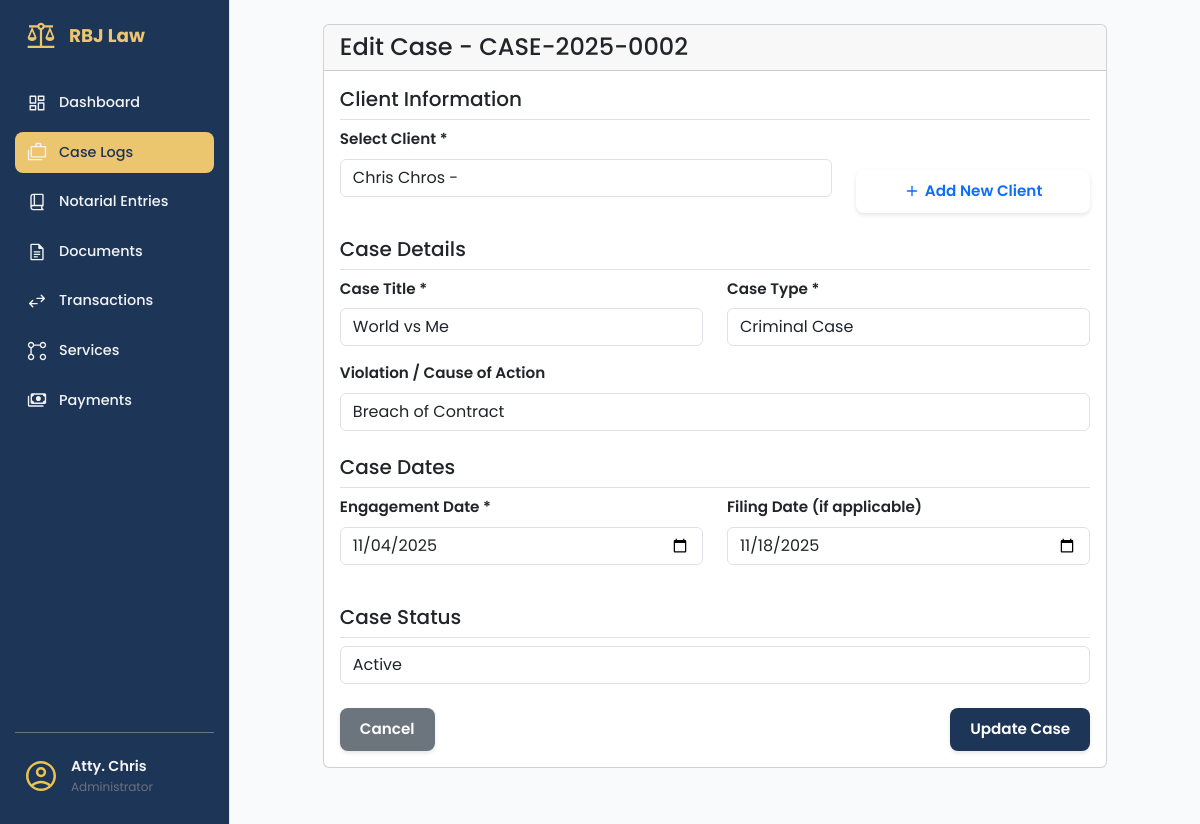
The page /cases/2/edit (signed in) on the database as committed earlier.
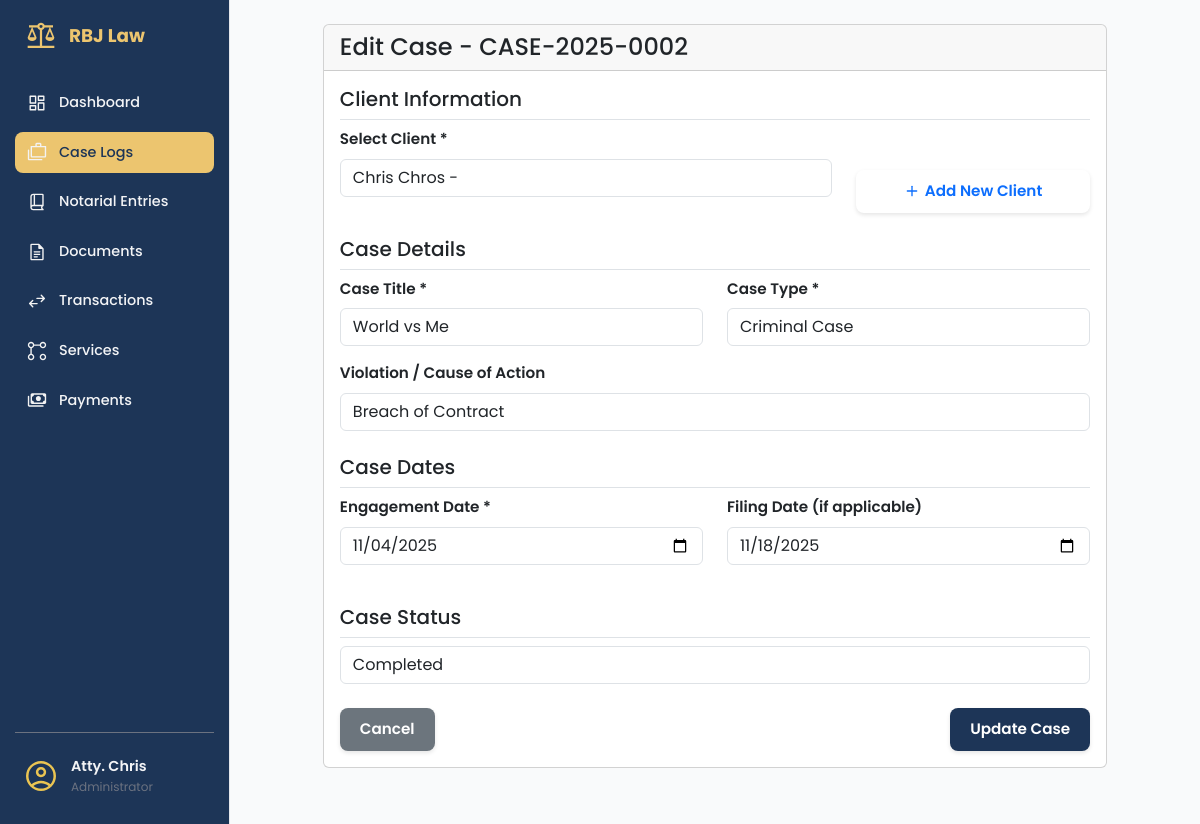
The same page on the database as committed later.
### app/models/case_mdl.py (models this page shows, shortened)
class Case(db.Model):
    __tablename__ = 'cases'
    id = db.Column(db.Integer, primary_key=True)
    case_number = db.Column(db.String(100), unique=True, nullable=False)
    title = db.Column(db.String(255), nullable=False)
    case_type = db.Column(db.String(100), nullable=False)
    violation = db.Column(db.String(255), nullable=True)
    status = db.Column(db.String(50), default='active', nullable=False)
    engagement_date = db.Column(db.Date, nullable=False)
    filing_date = db.Column(db.Date, nullable=True)
    client_id = db.Column(db.Integer, db.ForeignKey('clients.id'), nullable=False)
    assigned_attorney_id = db.Column(db.Integer, db.ForeignKey('users.id'), nullable=True)
    created_at = db.Column(db.DateTime, default=datetime.utcnow)
    updated_at = db.Column(db.DateTime, default=datetime.utcnow, onupdate=datetime.utcnow)
    client = db.relationship('Client', backref='cases', lazy=True)
    assigned_attorney = db.relationship('User', backref='assigned_cases', lazy=True)

### app/models/client_mdl.py (models this page shows, shortened)
class Client(db.Model):
    __tablename__ = 'clients'
    id = db.Column(db.Integer, primary_key=True)
    client_first_name = db.Column(db.String(100), nullable=False)
    client_last_name = db.Column(db.String(100), nullable=False)
    client_address = db.Column(db.String(255), nullable=False)
    client_email = db.Column(db.String(120), nullable=False, unique=True)
    client_phone = db.Column(db.String(50))
    client_role = db.Column(db.String(50))
    notes = db.Column(db.Text)
    transaction_items = db.relationship('TransactionItem', backref='client', lazy=True)
    @property
    def full_name(self):
        return f"{self.client_first_name} {self.client_last_name}"

### app/routes/case_routes.py (the view, shortened to what this page needs)
@case_bp.route('/<int:case_id>/edit', methods=['GET', 'POST'])
@login_required
def edit_case(case_id):
    case = CaseService.get_case_by_id(case_id)
    if not case:
        flash('Case not found!', 'error')
        return redirect(url_for('case.list_cases'))
    if request.method == 'GET':
        clients = get_all_clients()
        return render_template('cases/edit_case.html',
                             case=case,
                             clients=clients)

### app/services/case_service.py (called while the page is built)
    @staticmethod
    def get_case_by_id(case_id):
        from app.models.case_mdl import Case
        return Case.query.get(case_id)

### app/services/client_service.py (called while the page is built)
def get_all_clients():
    return Client.query.all()

### app/templates/cases/edit_case.html (shortened to what the changed rows need)
{% extends "base.html" %}
{% block content %}
<div class="container mt-4">
    <div class="row justify-content-center">
        <div class="col-md-10">
            <div class="card">
                <div class="card-header">
                    <h4 class="mb-0">Edit Case - {{ case.case_number }}</h4>
                </div>
                <div class="card-body">
                    <form method="POST" action="{{ url_for('case.edit_case', case_id=case.id) }}">
                        <div class="mb-4">
                            <div class="row">
                                <div class="col-md-8">
                                    <div class="mb-3">
                                        <label for="client_id" class="form-label">Select Client *</label>
                                        <select class="form-control" id="client_id" name="client_id" required>
                                            {% for client in clients %}
                                            <option value="{{ client.id }}" {% if client.id==case.client_id %}selected{%
                                                endif %}>
                                                {{ client.full_name }} - {{ client.email }}
                                            </option>
                                            {% endfor %}
                                        </select>
                                    </div>
                                </div>
                            </div>
                        </div>
                        <div class="mb-4">
                            <div class="row">
                                <div class="col-md-6">
                                    <div class="mb-3">
                                        <label for="title" class="form-label">Case Title *</label>
                                        <input type="text" class="form-control" id="title" name="title" required
                                            value="{{ case.title }}"
                                            placeholder="e.g., Smith vs. Johnson Contract Dispute">
                                    </div>
                                </div>
                                <div class="col-md-6">
                                    <div class="mb-3">
                                        <label for="case_type" class="form-label">Case Type *</label>
                                        <select class="form-control" id="case_type" name="case_type" required>
                                            <option value="criminal" {% if case.case_type=='criminal' %}selected{% endif
                                                %}>Criminal Case</option>
                                        </select>
                                    </div>
                                </div>
                            </div>
                            <div class="mb-3">
                                <label for="violation" class="form-label">Violation / Cause of Action</label>
                                <input type="text" class="form-control" id="violation" name="violation"
                                    value="{{ case.violation or '' }}"
                                    placeholder="e.g., Breach of Contract, Theft, etc.">
                            </div>
                        </div>
                        <div class="mb-4">
                            <div class="row">
                                <div class="col-md-6">
                                    <div class="mb-3">
                                        <label for="engagement_date" class="form-label">Engagement Date *</label>
                                        <input type="date" class="form-control" id="engagement_date"
                                            name="engagement_date" required
                                            value="{{ case.engagement_date.strftime('%Y-%m-%d') }}">
                                    </div>
                                </div>
                                <div class="col-md-6">
                                    <div class="mb-3">
                                        <label for="filing_date" class="form-label">Filing Date (if applicable)</label>
                                        <input type="date" class="form-control" id="filing_date" name="filing_date"
                                            value="{% if case.filing_date %}{{ case.filing_date.strftime('%Y-%m-%d') }}{% endif %}">
                                    </div>
                                </div>
                            </div>
                        </div>
                        <div class="mb-4">
                            <div class="mb-3">
                                <select class="form-control" id="status" name="status" required>
                                    <option value="active" {% if case.status=='active' %}selected{% endif %}>Active
                                    </option>
                                    <option value="completed" {% if case.status=='completed' %}selected{% endif %}>
                                        Completed</option>
                                </select>
                            </div>
                        </div>
                    </form>
                </div>
            </div>
        </div>
    </div>
</div>
{% endblock %}

Rows that differ between the two databases and show on the page:
changed Case "World vs Me": status "Active" → "Completed"
